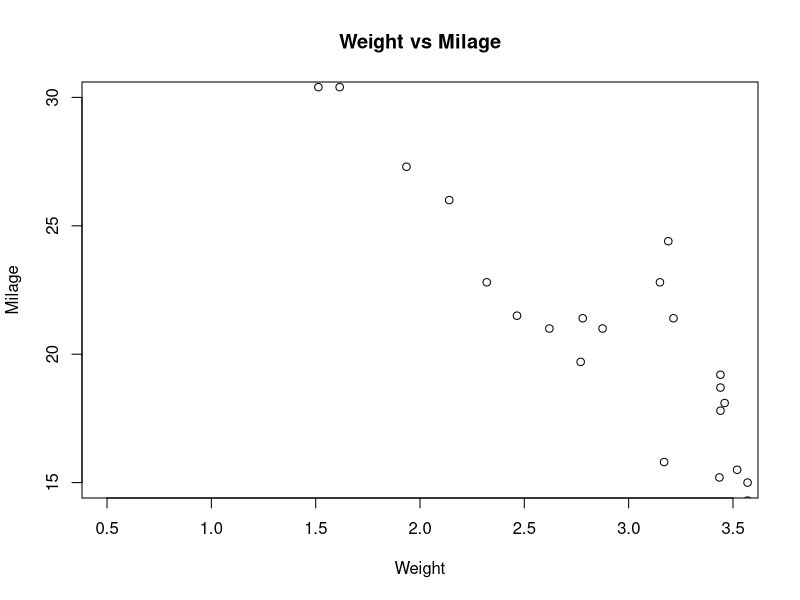

Write R code to recreate this figure.
input <- mtcars[,c('wt','mpg')] 
print(head(input)) 
plot(x = input$wt, y = input$mpg, 
     xlab = "Weight", 
     ylab = "Milage", 
     xlim = c(0.5, 3.5), 
     ylim = c(15, 30), 
     main = "Weight vs Milage" 
)